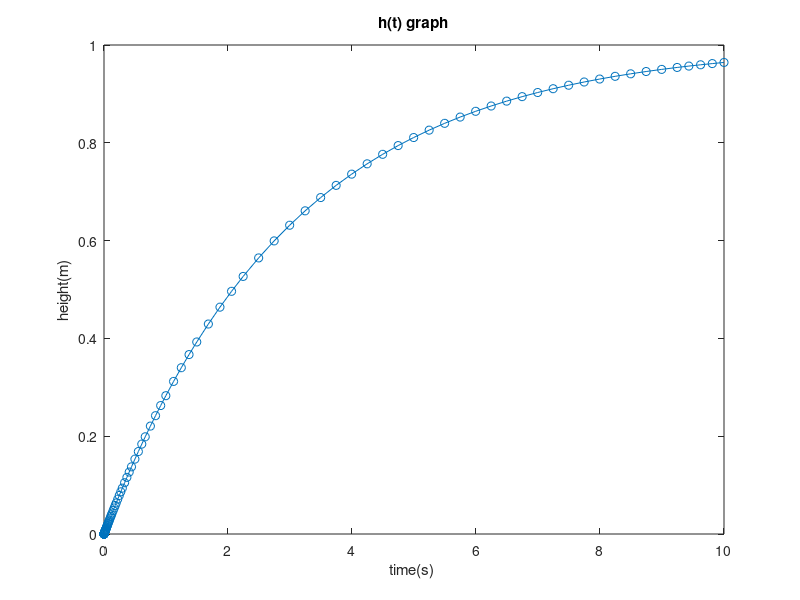

MATLAB code to generate this figure:
tspan = [0 10]; y0 = 0;
a = 1; b = 1; A = 3; g = 10; rho = 0.1;
[t,y] = ode45(@(t,y) (a/A - (a*rho*g*y/(b*A))), tspan, y0);          % Actually in the previus code that i had sent you , i wrote the expression as (2*a/A - (a*rho*g*y/(b*A)))
plot(t, y, '-o')                                                       %So I think thats why I got wrong plot.

xlabel('time(s) ') ; ylabel('height(m)') ; title('h(t) graph') 

